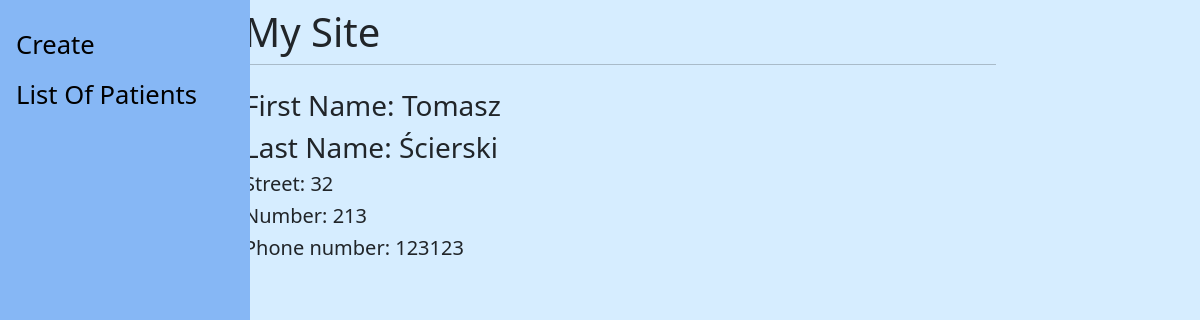
/patient/23/ (signed in), run on the app's committed database.
### patient/models.py (models this page shows, shortened)
class Patient(models.Model):
    first_name   = models.CharField(max_length=20)
    last_name    =models.CharField(max_length=30)
    street       =models.CharField(max_length=30)
    city         =models.CharField(max_length=30,default="Tychy")
    number       =models.PositiveIntegerField()
    phone_number =models.CharField(max_length=30)

### patient/views.py (the view)
# urls.py: path('<int:id>/',patient_detail_view, name="patient-detail"),
def patient_detail_view(request,id):
    try:
        obj=Patient.objects.get(id=id)
    except Patient.DoesNotExist:
        raise Http404
    context={"object":obj}
    return render(request,"patient_detail.html",context)

### patient/templates/patient_detail.html
{%extends 'base.html'%}
{%block content%}
<h3>First Name: {{object.first_name}}</h3>
<h3>Last Name: {{object.last_name}}</h3>
<h5>Street: {{object.street}}</h5>
<h5>Number: {{object.number}}</h5>
<h5>Phone number: {{object.phone_number}}</h5>
{%endblock%}

### patient/templates/base.html (style rules this page uses)
.content { background-color:#D6EDFF; }

### data on the page
Patient: first_name "Tomasz", last_name "Ścierski", street "32", number "213", phone_number "123123"
